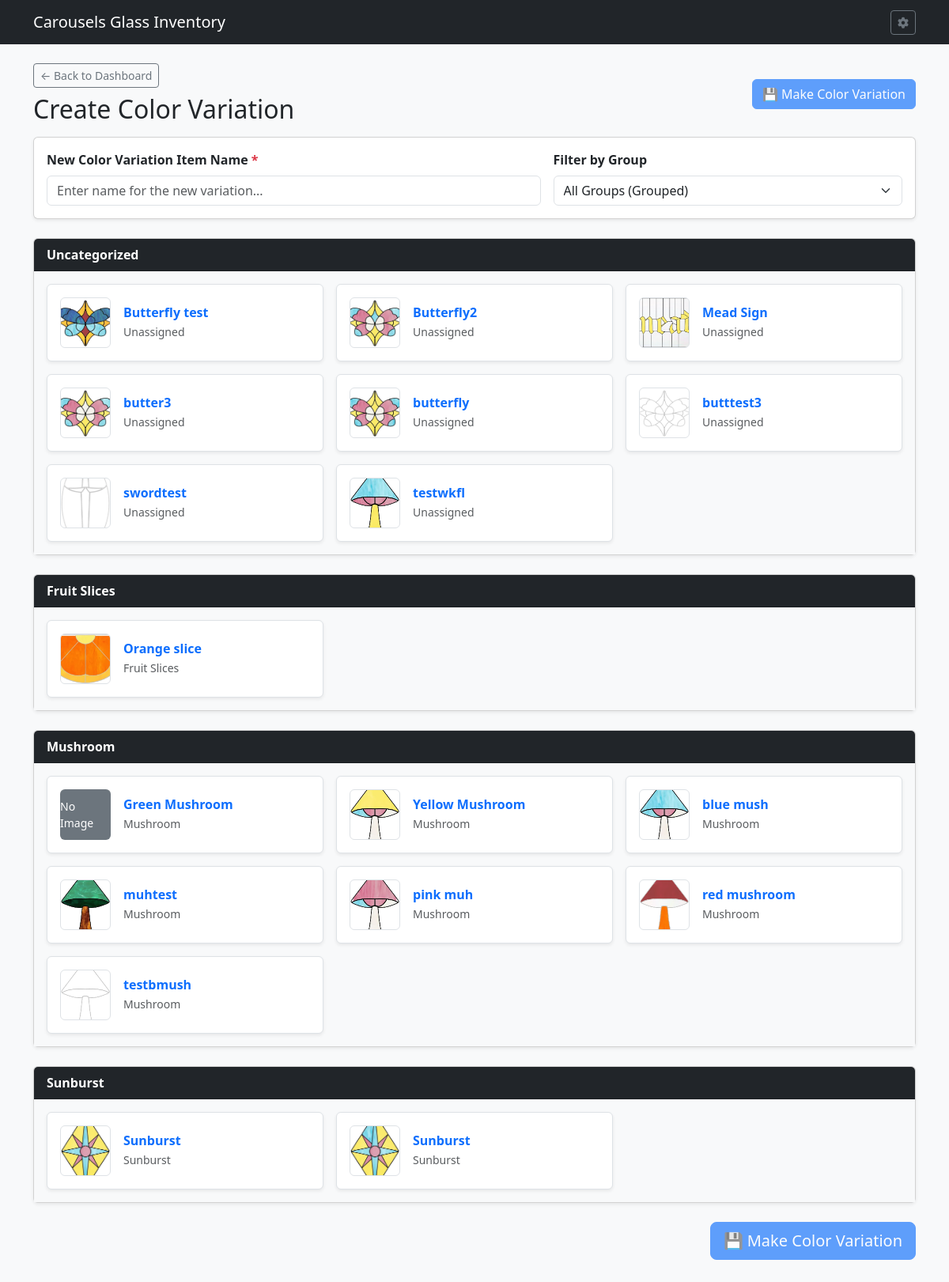
/item/color-variation, run on the app's committed database.
### tables this page shows
CREATE TABLE ITM (

    ITEMID INTEGER PRIMARY KEY AUTOINCREMENT,	--Item ID
    ITMNAME TEXT,				--Item Name
    ITMIMG TEXT,				--Item Image
    ONEOFF INTEGER,				--One off Item
    VARIAT INTEGER,				--Is Variation Boolean
    ITMGRP TEXT,				--Item Group
    CURRENT INTEGER,				--Currently Being Sold Bool
    ITMPTRN TEXT,				--Item Pattern Image
    ITMSVG TEXT,				--Item SVG
    ITMNOTE TEXT,				--Item Notes
    ITMLEN TEXT,				--Item Length
    ITMWID TEXT,				--Item Width
    IMISLDR INTEGER,				--Item Solder IMI ID
    IMICAME INTEGER,				--Item CAME IMI ID
    IMIFOIL INTEGER,				--Item Foil IMI ID
    IMICHAIN INTEGER,				--Item Chain IMI ID
    IMIRING INTEGER,				--Item Ring IMI ID
    IMIWIRE INTEGER,				--Item Wire IMI ID
    PARENT INTEGER,				--Parent Item ID
    PATINA TEXT,				--Patina Type
    ISACTIVE INTEGER,				--Is Active Item

    FOREIGN KEY (ITMGRP) REFERENCES IGP(ITMGRP) ON DELETE SET NULL ON UPDATE CASCADE,
    FOREIGN KEY (IMISLDR) REFERENCES IMI(IMIID) ON DELETE SET NULL ON UPDATE CASCADE,
    FOREIGN KEY (IMICAME) REFERENCES IMI(IMIID) ON DELETE SET NULL ON UPDATE CASCADE,
    FOREIGN KEY (IMIFOIL) REFERENCES IMI(IMIID) ON DELETE SET NULL ON UPDATE CASCADE,
    FOREIGN KEY (IMICHAIN) REFERENCES IMI(IMIID) ON DELETE SET NULL ON UPDATE CASCADE,
    FOREIGN KEY (IMIRING) REFERENCES IMI(IMIID) ON DELETE SET NULL ON UPDATE CASCADE,
    FOREIGN KEY (IMIWIRE) REFERENCES IMI(IMIID) ON DELETE SET NULL ON UPDATE CASCADE,
    FOREIGN KEY (PATINA) REFERENCES PATINA(PATINA) ON DELETE SET NULL ON UPDATE CASCADE
);

### routes/item_routes.py (the view, shortened to what this page needs)
@item_bp.route('/item/color-variation', methods=['GET', 'POST'])
def color_variation_select():
    db = get_db()
    groups = db.execute('SELECT DISTINCT ITMGRP FROM ITM WHERE ITMGRP IS NOT NULL ORDER BY ITMGRP ASC').fetchall()
    items = db.execute(
        """

        SELECT ITEMID, ITMNAME, ITMGRP, ITMIMG

        FROM ITM

        ORDER BY ITMGRP ASC, ITMNAME ASC

        """
    ).fetchall()
    return render_template('item_color_variation_select.html', groups=groups, items=items)

### app.py (called while the page is built)
def get_db():
    conn = sqlite3.connect(DATABASE)
    conn.row_factory = sqlite3.Row
    conn.execute("PRAGMA foreign_keys = ON;")
    return conn

### routes/item_routes.py (called while the page is built)
def get_db():
    from __main__ import get_db
    return get_db()

### templates/item_color_variation_select.html (shortened to what this page needs)
{% extends 'base.html' %}
{% block content %}
<div class="d-flex justify-content-between align-items-center mb-3">
    <div>
        <a href="{{ url_for('index') }}" class="btn btn-outline-secondary btn-sm mb-2">&larr; Back to Dashboard</a>
        <h2 class="mb-0">Create Color Variation</h2>
    </div>
    <div>
        <form id="variation-form" method="POST" class="d-inline">
            <button type="submit" id="make-variation-btn" class="btn btn-primary" disabled>💾 Make Color Variation</button>
        </form>
    </div>
</div>
<div class="card shadow-sm mb-4">
    <div class="card-body">
        <div class="row g-3 align-items-center">
            <div class="col-md-7">
                <label for="new_item_name" class="form-label fw-bold">New Color Variation Item Name <span class="text-danger">*</span></label>
                <input type="text" class="form-control" id="new_item_name" placeholder="Enter name for the new variation..." required>
            </div>
            <div class="col-md-5">
                <label for="groupFilter" class="form-label fw-bold">Filter by Group</label>
                <select id="groupFilter" class="form-select">
                    <option value="">All Groups (Grouped)</option>
                </select>
            </div>
        </div>
    </div>
</div>
<div id="itemSectionsContainer">
    {% set current_group = namespace(val=None) %}
    {% for item in items %}
        {% set item_group = item.ITMGRP or 'Uncategorized' %}
        {% if current_group.val != item_group %}
            {% if not loop.first %}</div></div></div>{% endif %}
            {% set current_group.val = item_group %}
            <div class="card shadow-sm mb-4 group-section" data-group="{{ item.ITMGRP or '' }}">
                <div class="card-header bg-dark text-white fw-bold">
                    {{ item_group }}
                </div>
                <div class="card-body bg-light">
                    <div class="row row-cols-1 row-cols-md-2 row-cols-lg-3 g-3">
        {% endif %}
        <div class="col item-card-col" data-group="{{ item.ITMGRP or '' }}">
            <div class="card h-100 shadow-sm border item-card" data-item-id="{{ item.ITEMID }}" style="cursor: pointer;">
                <div class="card-body d-flex gap-3 align-items-center">
                    <div class="flex-shrink-0">
                        {% if item.ITMIMG %}
                            {% set rawImg = item.ITMIMG.replace('\\', '/') %}
                            {% set thumbUrl = url_for('static', filename='') + ('images/item/thumb/' + rawImg.split('/')[-1] if 'thumb/' not in rawImg else rawImg.lstrip('/')) %}
                            {% set fullUrl = url_for('static', filename='') + ('images/item/' + rawImg.split('/')[-1] if not rawImg.startswith('images/') else rawImg.lstrip('/')) %}
                            <img src="{{ thumbUrl }}" class="rounded border item-thumb" data-full-img="{{ fullUrl }}" style="width: 64px; height: 64px; object-fit: cover;" alt="Item">
                        {% else %}
                            <div class="bg-secondary text-white rounded d-flex align-items-center justify-content-center small" style="width: 64px; height: 64px;">No Image</div>
                        {% endif %}
                    </div>
                    <div class="flex-grow-1">
                        <h6 class="fw-bold mb-1 text-primary">{{ item.ITMNAME }}</h6>
                        <p class="text-muted small mb-0">{{ item.ITMGRP or 'Unassigned' }}</p>
                    </div>
                </div>
            </div>
        </div>
        {% if loop.last %}</div></div></div>{% endif %}
    {% endfor %}
</div>
<div class="d-flex justify-content-end mt-4 mb-5">
    <button type="button" id="make-variation-btn-bottom" class="btn btn-primary btn-lg" disabled onclick="document.getElementById('variation-form').submit();">💾 Make Color Variation</button>
</div>
{% endblock %}

### data on the page
ITM: item_group "Uncategorized", shows a picture, ITMNAME "Butterfly test", ITMGRP "Unassigned"
ITM: shows a picture, ITMNAME "Butterfly2", ITMGRP "Unassigned"
ITM: shows a picture, ITMNAME "Mead Sign", ITMGRP "Unassigned"
ITM: shows a picture, ITMNAME "butter3", ITMGRP "Unassigned"
ITM: shows a picture, ITMNAME "butterfly", ITMGRP "Unassigned"
ITM: shows a picture, ITMNAME "butttest3", ITMGRP "Unassigned"
ITM: shows a picture, ITMNAME "swordtest", ITMGRP "Unassigned"
ITM: shows a picture, ITMNAME "testwkfl", ITMGRP "Unassigned"
ITM: ITMGRP "Fruit Slices", shows a picture, ITMNAME "Orange slice"
ITM: ITMGRP "Mushroom", shows "No Image", ITMNAME "Green Mushroom"
ITM: shows a picture, ITMNAME "Yellow Mushroom", ITMGRP "Mushroom"
ITM: shows a picture, ITMNAME "blue mush", ITMGRP "Mushroom"
ITM: shows a picture, ITMNAME "muhtest", ITMGRP "Mushroom"
ITM: shows a picture, ITMNAME "pink muh", ITMGRP "Mushroom"
ITM: shows a picture, ITMNAME "red mushroom", ITMGRP "Mushroom"
ITM: shows a picture, ITMNAME "testbmush", ITMGRP "Mushroom"
ITM: ITMGRP "Sunburst", shows a picture, ITMNAME "Sunburst"
ITM: shows a picture, ITMNAME "Sunburst", ITMGRP "Sunburst"
